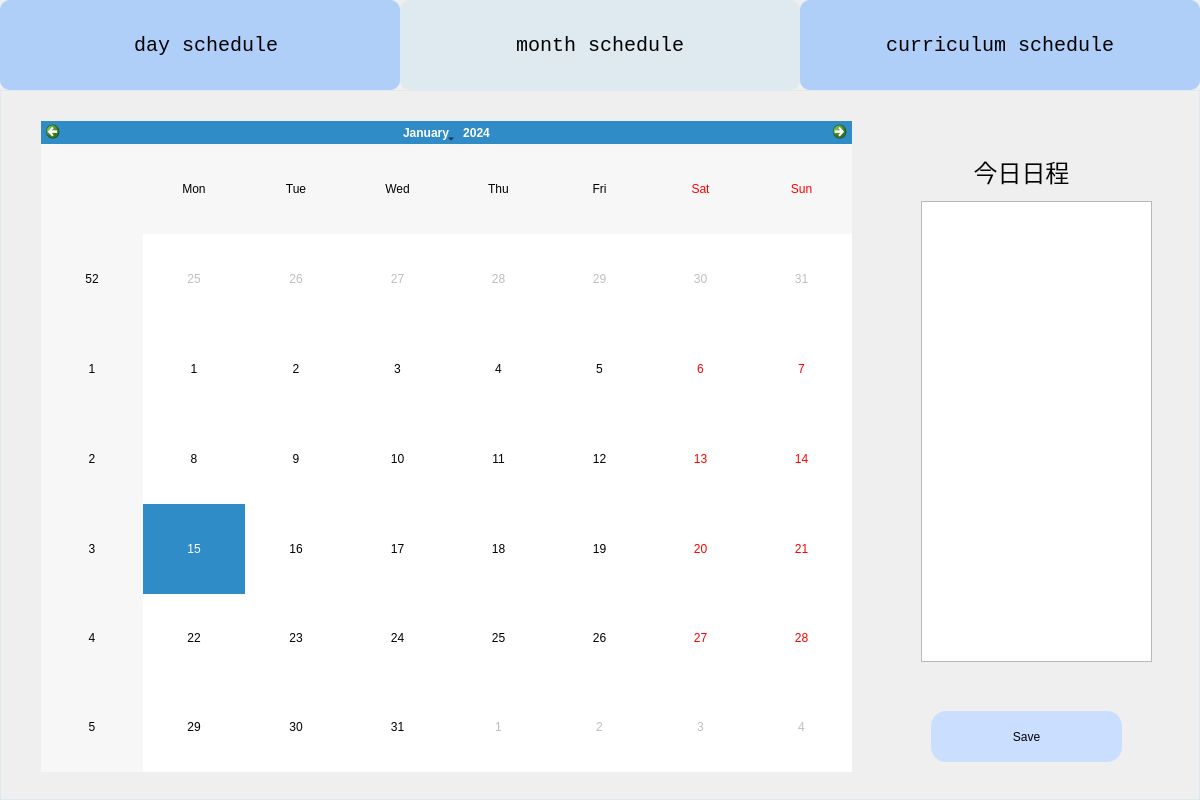
<?xml version="1.0" encoding="UTF-8"?>
<ui version="4.0">
 <class>MainWindow</class>
 <widget class="QMainWindow" name="MainWindow">
  <property name="geometry">
   <rect>
    <x>0</x>
    <y>0</y>
    <width>1200</width>
    <height>800</height>
   </rect>
  </property>
  <property name="sizePolicy">
   <sizepolicy hsizetype="Expanding" vsizetype="Expanding">
    <horstretch>0</horstretch>
    <verstretch>0</verstretch>
   </sizepolicy>
  </property>
  <property name="minimumSize">
   <size>
    <width>1200</width>
    <height>800</height>
   </size>
  </property>
  <property name="maximumSize">
   <size>
    <width>1200</width>
    <height>800</height>
   </size>
  </property>
  <property name="focusPolicy">
   <enum>Qt::TabFocus</enum>
  </property>
  <property name="windowTitle">
   <string>MainWindow</string>
  </property>
  <widget class="QWidget" name="centralwidget">
   <widget class="QTabWidget" name="tabWidget">
    <property name="geometry">
     <rect>
      <x>0</x>
      <y>0</y>
      <width>1200</width>
      <height>800</height>
     </rect>
    </property>
    <property name="minimumSize">
     <size>
      <width>1200</width>
      <height>800</height>
     </size>
    </property>
    <property name="maximumSize">
     <size>
      <width>1677226</width>
      <height>1677215</height>
     </size>
    </property>
    <property name="sizeIncrement">
     <size>
      <width>0</width>
      <height>0</height>
     </size>
    </property>
    <property name="baseSize">
     <size>
      <width>5</width>
      <height>0</height>
     </size>
    </property>
    <property name="focusPolicy">
     <enum>Qt::TabFocus</enum>
    </property>
    <property name="styleSheet">
     <string notr="true">QTabBar::tab{width:360}
QTabBar::tab{height:50}
/*设置TabWidget中QTabBar的样式*/
QTabBar::tab{
    background-color: #afcff9;
	font-family:Consolas;    /*设置tab中的文本的字体*/
	font-size:15pt;
border-bottom-left-radius: 10px;    
border-bottom-right-radius: 10px;
	color:#000000;    /*设置tab中的文本的颜色*/
	border-top-left-radius: 10px;    /*设置tab的边框的圆角（左上圆角）*/
	border-top-right-radius: 10px;    /*设置tab的边框的圆角（右上圆角）*/
	min-width: 25px;
	padding: 20px;
}
/*设置TabWidget中QTabBar的tab被选中时的样式*/
QTabBar::tab:selected{
    background-color: rgb(175, 214, 243, 65);
}
/*设置TabWidget中鼠标悬浮在QTabBar的tab上，但未选中该Tab的样式*/
QTabBar::tab:hover:!selected {
   
	background-color: rgb(225, 210, 255);
}
 
/*设置TabWidget的边框的样式*/
QTabWidget::pane {
    border: 1px solid rgb(175, 214, 243,65);
}
 
/*当打开多个tab，右侧出现，点击后，可以向前向后的按钮的样式*/
QTabBar QToolButton {
    border: none;
	color: rgb(255, 206, 6);
    background-color: #0b0e11;
}
 
QTabBar QToolButton:hover {
	background-color: #161a1e; 
}

</string>
    </property>
    <property name="currentIndex">
     <number>1</number>
    </property>
    <property name="elideMode">
     <enum>Qt::ElideRight</enum>
    </property>
    <widget class="QWidget" name="tab_2">
     <attribute name="title">
      <string>     day schedule    </string>
     </attribute>
     <widget class="QTableWidget" name="tableWidget_2">
      <property name="geometry">
       <rect>
        <x>0</x>
        <y>10</y>
        <width>931</width>
        <height>701</height>
       </rect>
      </property>
      <property name="styleSheet">
       <string notr="true">/*表格的一种美化方式*/
QHeaderView
{
    background:transparent;
}

QHeaderView::section
{
    font-size:14px;
    font-family:&quot;Microsoft YaHei&quot;;
    color:#FFFFFF;
    background:#60669B;
    border:none;
    text-align:left;
    min-height:49px;
    max-height:49px;
min-width:120px;
    margin-left:0px;
    padding-left:0px;

}

QTableWidget
{
    background:#FFFFFF;
    border:none;

    font-size:20px;
    font-family:&quot;Microsoft YaHei&quot;;
    color:#666666;
}
QTableWidget::item
{
    border-bottom:1px solid #EEF1F7 ;
}
QTableWidget::item::hover{
	background-color: #EFF4FF ;
}
QTableWidget::item::selected
{
    
	color: rgb(27, 27, 136);
    background:rgb(211, 221, 255);
}


QScrollBar::handle:vertical
{
    background: rgba(255,255,255,20%);
    border: 0px solid grey;
    border-radius:3px;
    width: 8px;
}

QScrollBar::add-page:vertical, QScrollBar::sub-page:vertical
{
    background:rgba(255,255,255,10%);
}


QScollBar::add-line:vertical, QScrollBar::sub-line:vertical
{
    background:transparent;
}
</string>
      </property>
     </widget>
     <widget class="QTextEdit" name="themeEdit">
      <property name="geometry">
       <rect>
        <x>960</x>
        <y>160</y>
        <width>201</width>
        <height>421</height>
       </rect>
      </property>
      <property name="styleSheet">
       <string notr="true">background-color: rgb(211, 230, 255);
font: 18pt &quot;楷体&quot;;</string>
      </property>
     </widget>
     <widget class="QLabel" name="label_2">
      <property name="geometry">
       <rect>
        <x>980</x>
        <y>120</y>
        <width>161</width>
        <height>31</height>
       </rect>
      </property>
      <property name="styleSheet">
       <string notr="true">font: 20pt &quot;Sitka Subheading&quot;;</string>
      </property>
      <property name="text">
       <string>theme</string>
      </property>
      <property name="alignment">
       <set>Qt::AlignCenter</set>
      </property>
     </widget>
     <widget class="QDateEdit" name="dateEdit">
      <property name="geometry">
       <rect>
        <x>960</x>
        <y>20</y>
        <width>201</width>
        <height>71</height>
       </rect>
      </property>
      <property name="font">
       <font>
        <family>Microsoft YaHei UI</family>
        <pointsize>-1</pointsize>
        <italic>false</italic>
        <bold>false</bold>
       </font>
      </property>
      <property name="styleSheet">
       <string notr="true">QDateEdit
{
	font: 20pt &quot;Microsoft YaHei UI&quot;;
font-size: 20px;
background-color: rgb(212, 231, 255);
spacing: 5px;
border-top-left-radius: 5px;    /*设置tab的边框的圆角（左上圆角）*/
border-top-right-radius: 5px;    /*设置tab的边框的圆角（右上圆角）*/
border-bottom-left-radius: 5px; 
border-bottom-right-radius: 5px;
}

QDateEdit::drop-down {
width: 50px;                   //宽度（高度随控件）
border-left-width: 1px;   //加左边框线（可以不要，下同）
border-left-style: solid;  //左边框线类型
border-left-color: gray;  //左边框线颜色
}
</string>
      </property>
     </widget>
     <widget class="QPushButton" name="themeConfirm">
      <property name="geometry">
       <rect>
        <x>960</x>
        <y>610</y>
        <width>191</width>
        <height>51</height>
       </rect>
      </property>
      <property name="styleSheet">
       <string notr="true">QPushButton{
border-top-left-radius: 15px;    /*设置tab的边框的圆角（左上圆角）*/
border-top-right-radius: 15px;    /*设置tab的边框的圆角（右上圆角）*/
border-bottom-left-radius: 15px; 
border-bottom-right-radius: 15px;
font: 18pt &quot;Microsoft YaHei UI&quot;;
background-color: rgb(202, 223, 255);
}
QPushButton:pressed{
 background-color: rgb(175, 214, 243, 65);
}
QPushButton:hover{
background-color: rgb(225, 210, 255);
}</string>
      </property>
      <property name="text">
       <string>Confirm</string>
      </property>
     </widget>
    </widget>
    <widget class="QWidget" name="tab_3">
     <attribute name="title">
      <string>     month schedule     </string>
     </attribute>
     <widget class="QCalendarWidget" name="calendarWidget">
      <property name="geometry">
       <rect>
        <x>40</x>
        <y>30</y>
        <width>811</width>
        <height>651</height>
       </rect>
      </property>
      <property name="styleSheet">
       <string notr="true">QCalendarWidget{
	font: 16pt &quot;黑体&quot;;
	alternate-background-color: rgb(0,0,0);

}
</string>
      </property>
     </widget>
     <widget class="QTextEdit" name="dayscheduleEdit">
      <property name="geometry">
       <rect>
        <x>920</x>
        <y>110</y>
        <width>231</width>
        <height>461</height>
       </rect>
      </property>
      <property name="styleSheet">
       <string notr="true">font: 18pt &quot;楷体&quot;;</string>
      </property>
     </widget>
     <widget class="QLabel" name="label">
      <property name="geometry">
       <rect>
        <x>910</x>
        <y>40</y>
        <width>221</width>
        <height>81</height>
       </rect>
      </property>
      <property name="font">
       <font>
        <family>黑体</family>
        <pointsize>18</pointsize>
       </font>
      </property>
      <property name="text">
       <string>今日日程</string>
      </property>
      <property name="alignment">
       <set>Qt::AlignCenter</set>
      </property>
     </widget>
     <widget class="QPushButton" name="save">
      <property name="geometry">
       <rect>
        <x>930</x>
        <y>620</y>
        <width>191</width>
        <height>51</height>
       </rect>
      </property>
      <property name="styleSheet">
       <string notr="true">QPushButton{
border-top-left-radius: 15px;    /*设置tab的边框的圆角（左上圆角）*/
border-top-right-radius: 15px;    /*设置tab的边框的圆角（右上圆角）*/
border-bottom-left-radius: 15px; 
border-bottom-right-radius: 15px;
font: 18pt &quot;Microsoft YaHei UI&quot;;
background-color: rgb(202, 223, 255);
}
QPushButton:pressed{
 background-color: rgb(175, 214, 243, 65);
}
QPushButton:hover{
background-color: rgb(225, 210, 255);
}</string>
      </property>
      <property name="text">
       <string>Save</string>
      </property>
     </widget>
    </widget>
    <widget class="QWidget" name="tab_4">
     <attribute name="title">
      <string>     curriculum schedule     </string>
     </attribute>
     <widget class="QTableWidget" name="tableWidget">
      <property name="geometry">
       <rect>
        <x>0</x>
        <y>0</y>
        <width>1201</width>
        <height>721</height>
       </rect>
      </property>
     </widget>
     <widget class="QPushButton" name="pushButton_4">
      <property name="geometry">
       <rect>
        <x>1140</x>
        <y>30</y>
        <width>51</width>
        <height>51</height>
       </rect>
      </property>
      <property name="styleSheet">
       <string notr="true">QPushButton{
border-top-left-radius: 15px;    /*设置tab的边框的圆角（左上圆角）*/
border-top-right-radius: 15px;    /*设置tab的边框的圆角（右上圆角）*/
border-bottom-left-radius: 15px; 
border-bottom-right-radius: 15px;
font: 30pt &quot;Microsoft YaHei UI&quot;;
background-color: rgb(202, 223, 255);
}
QPushButton:pressed{
 background-color: rgb(175, 214, 243, 65);
}
QPushButton:hover{
background-color: rgb(225, 210, 255);
}</string>
      </property>
      <property name="text">
       <string>+</string>
      </property>
     </widget>
    </widget>
   </widget>
  </widget>
 </widget>
 <resources/>
 <connections/>
</ui>
